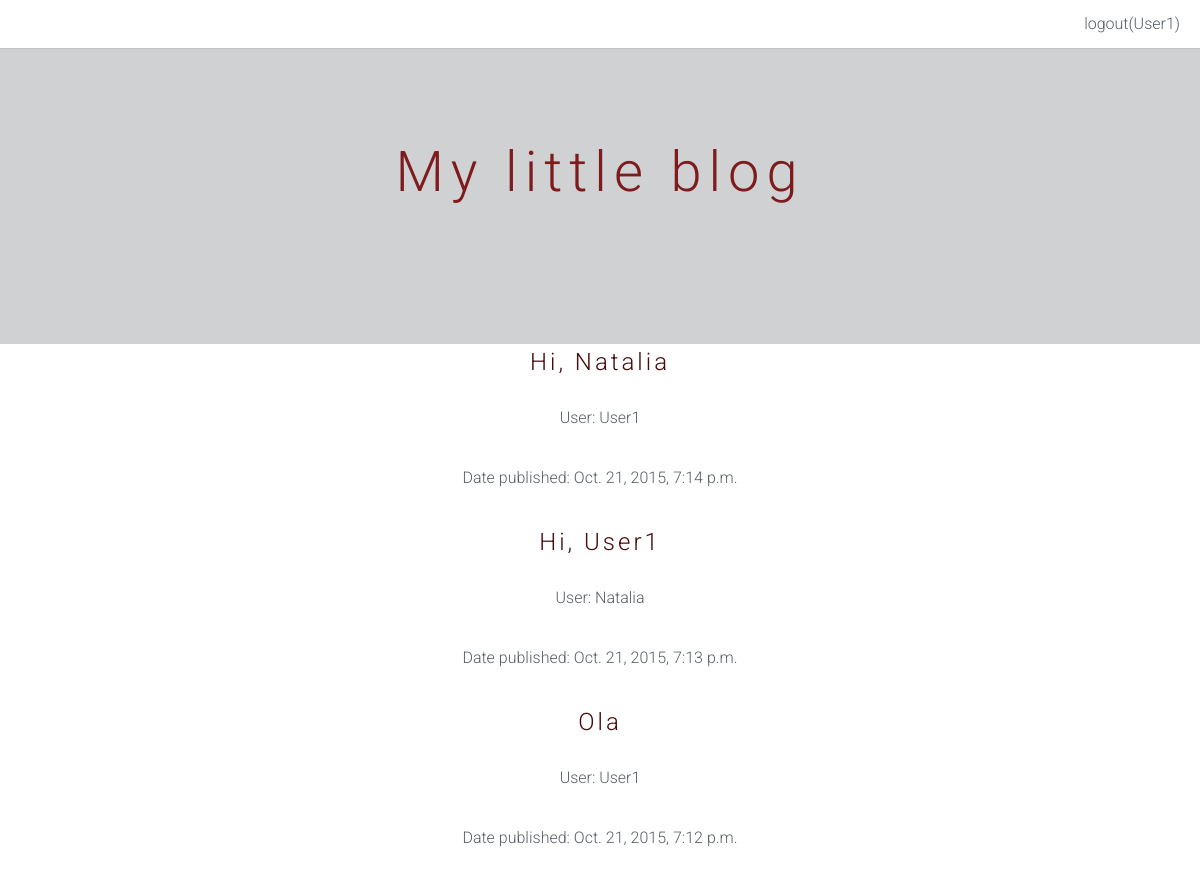
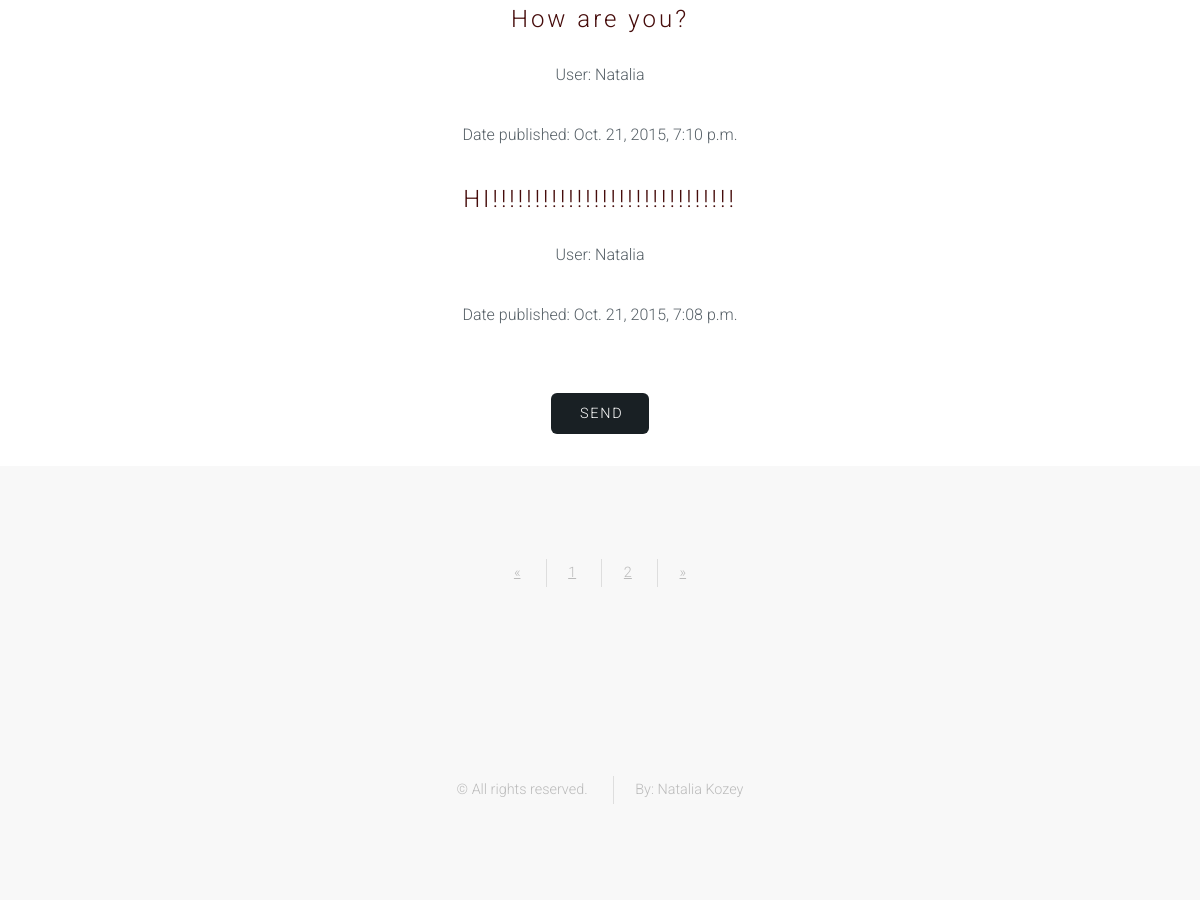
/ (signed in), run on the app's committed database (2 pictures, top to bottom).
### my_blog/models.py (models this page shows, shortened)
class Message(models.Model):
    text = models.CharField(max_length=500)
    date_published = models.DateTimeField(auto_now_add=True)
    mes_user = models.ForeignKey(User)

### my_blog/views.py (the view)
# urls.py: url(r'^$', 'my_blog.views.add_message'),
def add_message(request, page_number=1):
    messages = Message.objects.filter(date_published__lte=timezone.now()).order_by('-date_published')
    current_page = Paginator(messages, 5)
    form = MessageForm(request.POST or None)
    if request.user.is_authenticated():
        if form.is_valid():
            message = form.save(commit=False)
            message.mes_user=request.user
            message.date_published=datetime.datetime.now()
            message.save()
            return redirect("/")
    return render_to_response('message.html', {'form': form, 'messages': current_page.page(page_number), 'username': auth.get_user(request).username}, RequestContext(request))

### my_blog/templates/message.html (shortened to what this page needs)
{%extends 'main.html'%}
{%load staticfiles%}
{%block message%}
<div class="container">
    <section class="special">
        {%for mess in messages%}
            <h2>{{mess.text}}</h2>
            <p>User: {{mess.mes_user}}</p>
            <p>Date published: {{mess.date_published}}</p>
        {%endfor%}
        {% if username %}
            <form action="" method='POST'>
                <input type="submit" value='Send' class="button">
            </form>
        {%endif%}
    </section>
</div>
    <footer id="footer">
        <div class="container">
                <ul class="copyright">
                    {% if tasks.has_previous%}
                        <li class='arrow'><a href="/page/{{messages.previous_page_number}}/">&laquo;</a></li>
                    {%else%}
                        <li class='arrow unavailable'><a href="">&laquo;</a></li>
                    {%endif%}
                    {%for page in messages.paginator.page_range%}
                    {%if page == messages.number%}
                        <li class="current"><a href="/page/{{page}}/">{{page}}</a></li>
                    {%else%}
                        <li><a href="/page/{{page}}/">{{page}}</a></li>
                    {%endif%}
                    {%endfor%}
                    {%if messages.has_next%}
                        <li class="arrow"><a href="/page/{{messages.next_page_number}}/">&raquo;</a></li>
                    {%else%}
                        <li class='arrow unavailable'><a href="">&raquo;</a></li>
                    {%endif%}
                </ul>
        </div>
    </footer>
{%endblock%}

### templates/main.html (shortened to what this page needs)
<!DOCTYPE html >
{%load staticfiles%}
<html>
    <head>
        <link rel="stylesheet"  href="{%static 'static/css/skel.css' %}" />
        <link rel="stylesheet" href="{%static 'static/css/style.css' %}" />
        <link rel="stylesheet" href="{%static 'static/css/style-xlarge.css'%}" />
    </head>
    <body>
        <header id="header" class="skel-layers-fixed">
            <nav id="nav">
                <ul>
                    {%if username %}
                    <li><a href='/auth/logout/' >logout({{username}})</a></li>
                    {%else%}
                    <li><a href='/auth/login/' >login</a></li>
                    {%endif%}
                </ul>
            </nav>
        </header>
        <section id="banner">
            <div class="inner">
                <h2><a href="/">My little blog</a></h2>
            </div>
        </section>
        {%block message%}{%endblock%}
     <footer id="footer">
            <div class="container">
                <ul class="copyright">
                    <li>&copy; All rights reserved.</li>
                    <li>By: Natalia Kozey</li>
                </ul>
            </div>
        </footer>
    </body>
</html>

### static/css/skel.css (style rules this page uses)
html,body,div,span,applet,object,iframe,h1,h2,h3,h4,h5,h6,p,blockquote,pre,a,abbr,acronym,address,big,cite,code,del,dfn,em,img,ins,kbd,q,s,samp,small,strike,strong,sub,sup,tt,var,b,u,i,center,dl,dt,dd,ol,ul,li,fieldset,form,label,legend,table,caption,tbody,tfoot,thead,tr,th,td,article,aside,canvas,details,embed,figure,figcaption,footer,header,hgroup,menu,nav,output,ruby,section,summary,time,mark,audio,video { margin:0;padding:0;border:0;font-size:100%;font:inherit;vertical-align:baseline; }
article,aside,details,figcaption,figure,footer,header,hgroup,menu,nav,section { display:block; }
body { line-height:1; }
ol,ul { list-style:none; }
body { -webkit-text-size-adjust:none }
*, *:before, *:after { -moz-box-sizing: border-box; -webkit-box-sizing: border-box; box-sizing: border-box; }
body { min-width: 1200px; }
.container { margin-left: auto; margin-right: auto; width: 1200px; }

### static/css/style.css (style rules this page uses)
body { background: #fff; }
body, input, select, textarea { color: #555f66; font-family: "Roboto", Helvetica, sans-serif; font-size: 14pt; font-weight: 300; line-height: 1.75em; }
a { color: #629DD1; text-decoration: underline; }
p { margin: 0 0 2em 0; }
h1, h2, h3, h4, h5, h6 { color: #460c0b; font-weight: 300; line-height: 1em; margin: 0 0 1em 0; letter-spacing: 0.125em; }
h1 a, h2 a, h3 a, h4 a, h5 a, h6 a { color: inherit; text-decoration: none; }
h2 { font-size: 1.5em; line-height: 1.5em; }
section.special, article.special { text-align: center; }
form { margin: 0 0 2em 0; }
ul { list-style: disc; margin: 0 0 2em 0; padding-left: 1em; }
ul li { padding-left: 0.5em; }
input[type="submit"], input[type="reset"], input[type="button"], .button { -moz-appearance: none; -webkit-appearance: none; -o-appearance: none; -ms-appearance: none; appearance: none; -moz-transition: background-color 0.2s ease-in-out, color 0.2s ease-in-out; -webkit-transition: background-color 0.2s ease-in-out, color 0.2s ease-in-out; -o-transition: background-color 0.2s ease-in-out, color 0.2s ease-in-out; -ms-transition: background-color 0.2s ease-in-out, color 0.2s ease-in-out; transition: background-color 0.2s ease-in-out, color 0.2s ease-in-out; background-color: #192024; border-radius: 6px; border: 0; color: #ffffff !important; cursor: pointer; display: inline-block; font-weight: 300; text-transform: uppercase; letter-spacing: 0.125em; font-size: 0.9em; height: 2.85em; line-height: 2.85em; padding: 0 1.75em; text-align: center; text-decoration: none; white-space: nowrap; text-indent: 0.25em; }
#header { background: #fff; color: #555f66; cursor: default; height: 3em; left: 0; line-height: 3em; position: fixed; top: 0; width: 100%; z-index: 10000; box-shadow: 0 0 0.1em 0 rgba(0, 0, 0, 0.25); }
#header nav { height: inherit; line-height: inherit; position: absolute; right: 1.25em; top: 0; vertical-align: middle; }
#header nav > ul { list-style: none; margin: 0; padding-left: 0; }
#header nav > ul > li { border-radius: 6px; display: inline-block; margin-left: 2em; padding-left: 0; }
#header nav > ul > li a { -moz-transition: color 0.2s ease-in-out; -webkit-transition: color 0.2s ease-in-out; -o-transition: color 0.2s ease-in-out; -ms-transition: color 0.2s ease-in-out; transition: color 0.2s ease-in-out; color: #555f66; display: inline-block; text-decoration: none; }
#header nav > ul > li:first-child { margin-left: 0; }
#banner { width: auto; background-size: cover; background-position: center center; background-repeat: no-repeat; color: #080808; padding: 10em 0; text-align: center; position: relative; }
#banner:before { content: ''; position: absolute; left: 0; top: 0; width: 100%; height: 100%; background: rgba(64, 72, 80, 0.25); }
#banner .inner { position: relative; z-index: 1; }
#banner .inner :last-child { margin-bottom: 0; }
#banner h2, #banner h3, #banner h4, #banner h5, #banner h6 { color: #7e1b1c; }
#banner h2 { font-size: 3.5em; line-height: 1em; margin: 0 0 0.5em 0; padding: 0; }
#footer { background: #f8f8f8; padding: 4em 0 6em 0; }
#footer a { color: inherit; }
#footer .copyright { color: #bbb; font-size: 0.9em; margin: 2em 0 0 0; padding: 0; text-align: center; }
#footer .copyright li { border-left: solid 1px rgba(144, 144, 144, 0.25); display: inline-block; list-style: none; margin-left: 1.5em; padding-left: 1.5em; }
#footer .copyright li:first-child { border-left: 0; margin-left: 0; padding-left: 0; }

### static/css/style-xlarge.css (style rules this page uses)
body, input, select, textarea { font-size: 12pt; }
#banner { padding: 9em 0; }

### data on the page
Message: text "Hi, Natalia", mes_user "User1", date_published "Oct. 21, 2015, 7:14 p.m."
Message: text "Hi, User1", mes_user "Natalia", date_published "Oct. 21, 2015, 7:13 p.m."
Message: text "Ola", mes_user "User1", date_published "Oct. 21, 2015, 7:12 p.m."
Message: text "How are you?", mes_user "Natalia", date_published "Oct. 21, 2015, 7:10 p.m."
Message: text "HI!!!!!!!!!!!!!!!!!!!!!!!!!!!!!", mes_user "Natalia", date_published "Oct. 21, 2015, 7:08 p.m."

### other printed values
{{ username }} "User1"
{{ page }} "1"
{{ page }} "2"
